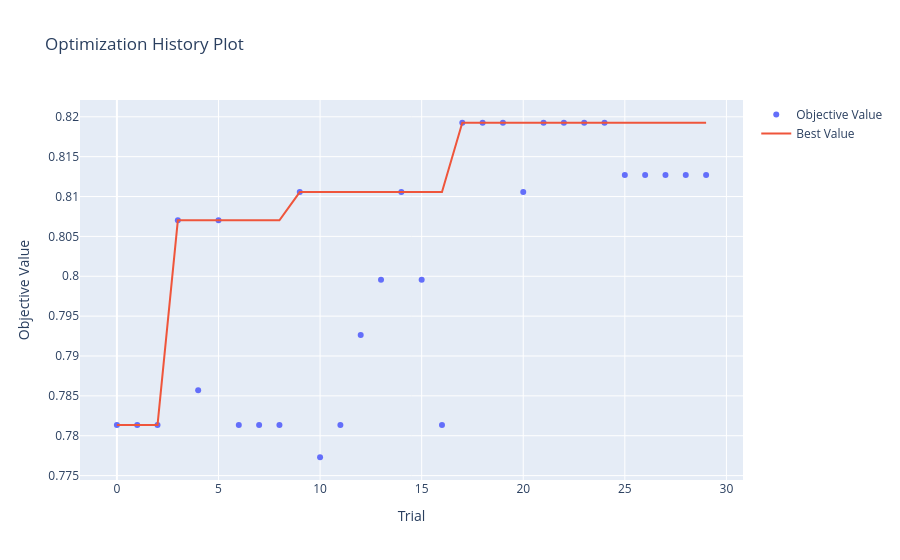

Notebook source saved alongside this figure:
### Code cell
# Plots parameter search progression over time
optuna.visualization.plot_optimization_history(study).show()

### Figure 1 — Plotly figure (JSON) as saved in the notebook; plotly's stock layout.template omitted (floating-point values rounded to 4 significant figures)
{"data": [{"mode": "markers", "name": "Objective Value", "type": "scatter", "x": [0, 1, 2, 3, 4, 5, 6, 7, 8, 9, 10, 11, 12, 13, 14, 15, 16, 17, 18, 19, 20, 21, 22, 23, 24, 25, 26, 27, 28, 29], "y": [0.7814, 0.7814, 0.7814, 0.807, 0.7857, 0.807, 0.7814, 0.7814, 0.7814, 0.8106, 0.7773, 0.7814, 0.7926, 0.7996, 0.8106, 0.7996, 0.7814, 0.8193, 0.8193, 0.8193, 0.8106, 0.8193, 0.8193, 0.8193, 0.8193, 0.8127, 0.8127, 0.8127, 0.8127, 0.8127]}, {"mode": "lines", "name": "Best Value", "type": "scatter", "x": [0, 1, 2, 3, 4, 5, 6, 7, 8, 9, 10, 11, 12, 13, 14, 15, 16, 17, 18, 19, 20, 21, 22, 23, 24, 25, 26, 27, 28, 29], "y": [0.7814, 0.7814, 0.7814, 0.807, 0.807, 0.807, 0.807, 0.807, 0.807, 0.8106, 0.8106, 0.8106, 0.8106, 0.8106, 0.8106, 0.8106, 0.8106, 0.8193, 0.8193, 0.8193, 0.8193, 0.8193, 0.8193, 0.8193, 0.8193, 0.8193, 0.8193, 0.8193, 0.8193, 0.8193]}, {"marker": {"color": "#cccccc"}, "mode": "markers", "name": "Infeasible Trial", "showlegend": false, "type": "scatter", "x": [], "y": []}], "layout": {"title": {"text": "Optimization History Plot"}, "xaxis": {"title": {"text": "Trial"}}, "yaxis": {"title": {"text": "Objective Value"}}}}
